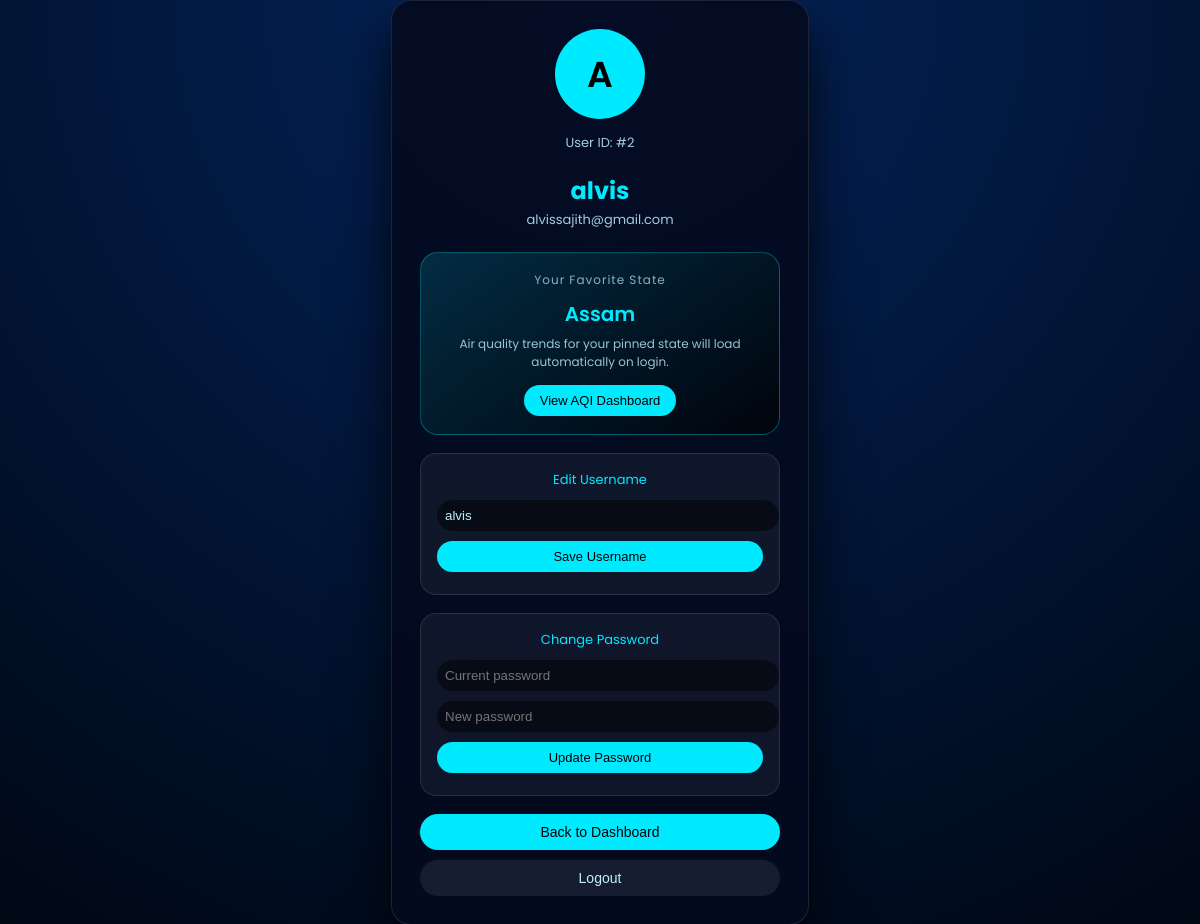
The app's page /profile (signed in), older data.
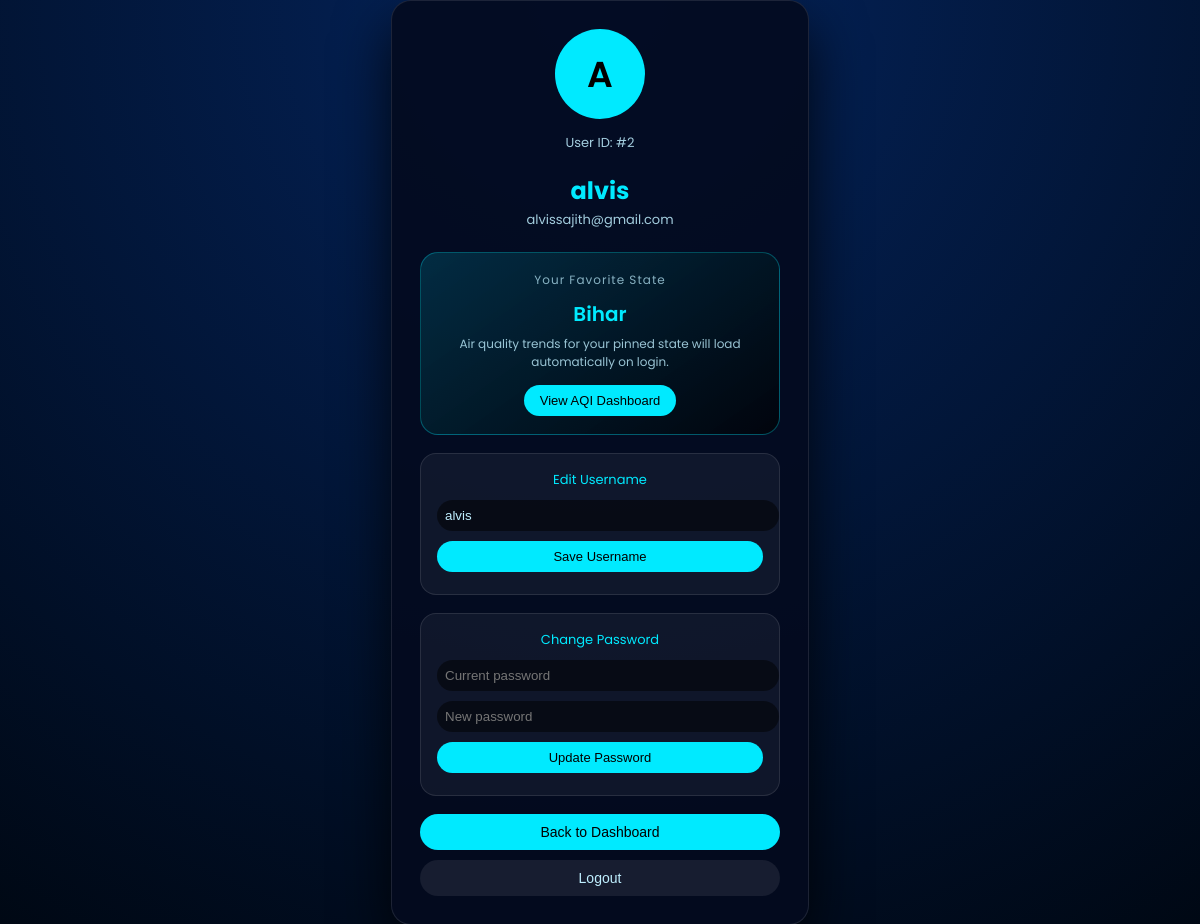
The same page, newer data.
### tables this page shows
CREATE TABLE users(
            id INTEGER PRIMARY KEY AUTOINCREMENT,
            username TEXT NOT NULL,
            email TEXT UNIQUE NOT NULL,
            password_hash TEXT NOT NULL
        , favorite_state TEXT);

### app.py (the view)
@app.route("/profile")
@login_required
def profile():
    c = get_db().cursor()
    c.execute("SELECT favorite_state,password_hash FROM users WHERE id=?", (session["user_id"],))
    row = c.fetchone()
    return render_template(
        "profile.html",
        user_id=session["user_id"],
        username=session.get("username"),
        email=session.get("email"),
        favorite_state=row["favorite_state"] if row else None,
        password_managed_by_google=(row["password_hash"] == "GOOGLE_AUTH")
    )

### app.py (called while the page is built)
def get_db():
    conn = sqlite3.connect(DB_PATH)
    conn.row_factory = sqlite3.Row
    return conn

def login_required(view):
    @wraps(view)
    def wrapped(*args, **kwargs):
        if "user_id" not in session:
            return redirect("/auth")
        return view(*args, **kwargs)
    return wrapped

### templates/profile.html (shortened to what this page needs)
<!DOCTYPE html>
<html lang="en">
<head>
</head>
<body>
<div class="profile-card">
    <div class="avatar">
        {{ username[0]|upper }}
    </div>
    <div class="email">User ID: #{{ user_id }}</div>
    <h2>{{ username }}</h2>
    <div class="email">{{ email }}</div>
    <div class="favorite-card">
    <div class="fav-title">Your Favorite State</div>
    <div class="fav-state">
        {{ favorite_state if favorite_state else "Not set" }}
    </div>
    <div class="fav-desc">
        {% if favorite_state %}
            Air quality trends for your pinned state will load automatically on login.
        {% else %}
            Pin a state from the dashboard to personalize your experience.
        {% endif %}
    </div>
    <button class="fav-btn" onclick="window.location.href='/dashboard'">
        View AQI Dashboard
    </button>
</div>
<div class="edit-card">
    <div class="edit-title">Edit Username</div>
    <input id="newUsername" value="{{ username }}" />
    <button class="edit-btn" onclick="updateUsername()">
        Save Username
    </button>
</div>
<div class="edit-card">
    <div class="edit-title">Change Password</div>
    {% if password_managed_by_google %}
        <div class="note">
            Password changes are managed by Google.
        </div>
    {% else %}
        <input type="password" id="currPw" placeholder="Current password">
        <input type="password" id="newPw" placeholder="New password">
        <button class="edit-btn" onclick="changePassword()">
            Update Password
        </button>
    {% endif %}
</div>
    <button class="btn btn-primary" onclick="window.location.href='/dashboard'">
        Back to Dashboard
    </button>
    <button class="btn btn-secondary" onclick="window.location.href='/logout'">
        Logout
    </button>
</div>
</body>
</html>

### templates/profile.html (style rules this page uses)
body { margin:0; font-family:'Poppins',sans-serif; background:radial-gradient(circle at top,#04245d,#000814); color:#bfefff; min-height:100vh; display:flex; justify-content:center; align-items:center; }
.profile-card { width:360px; background:rgba(4,10,30,0.9); border-radius:20px; padding:28px; box-shadow:0 25px 55px rgba(0,0,0,0.8); border:1px solid rgba(255,255,255,0.1); text-align:center; }
.avatar { width:90px; height:90px; border-radius:50%; background:#00eaff; color:#000; display:flex; justify-content:center; align-items:center; font-size:36px; font-weight:600; margin:0 auto 14px; }
h2 { margin:8px 0 2px; color:#00eaff; }
.email { font-size:13px; opacity:0.85; margin-bottom:20px; }
.btn { margin-top:18px; width:100%; padding:10px; border-radius:999px; border:none; cursor:pointer; font-size:14px; }
.btn-primary { background:#00eaff; color:#000; }
.btn-secondary { background:rgba(255,255,255,0.08); color:#bfefff; margin-top:10px; }
.favorite-card { margin-top: 22px; padding: 18px; border-radius: 18px; background: linear-gradient(145deg, rgba(0,234,255,0.15), rgba(0,0,0,0.6)); border: 1px solid rgba(0,234,255,0.3); text-align: center; }
.fav-title { font-size: 12px; letter-spacing: 1px; opacity: 0.7; }
.fav-state { margin: 10px 0 6px; font-size: 20px; font-weight: 600; color: #00eaff; }
.fav-desc { font-size: 12px; opacity: 0.8; margin-bottom: 14px; }
.fav-btn { padding: 8px 16px; border-radius: 999px; border: none; font-size: 13px; cursor: pointer; background: #00eaff; color: #000; }
.edit-card { margin-top: 18px; padding: 16px; border-radius: 16px; background: rgba(255,255,255,0.05); border: 1px solid rgba(255,255,255,0.1); display: flex-col; justify-content: center; align-items: center; }
.edit-title { font-size: 13px; margin-bottom: 10px; color: #00eaff; }
.edit-card input { width: 100%; padding: 8px; margin-bottom: 10px; border-radius: 999px; border: none; background: rgba(0,0,0,0.5); color: #bfefff; }
.edit-btn { width: 100%; padding: 8px; border-radius: 999px; border: none; background: #00eaff; color: #000; cursor: pointer; font-size: 13px; }

Row changes from the older to the newer data that the page shows:
changed users "alvis": favorite_state "Assam" → "Bihar"
